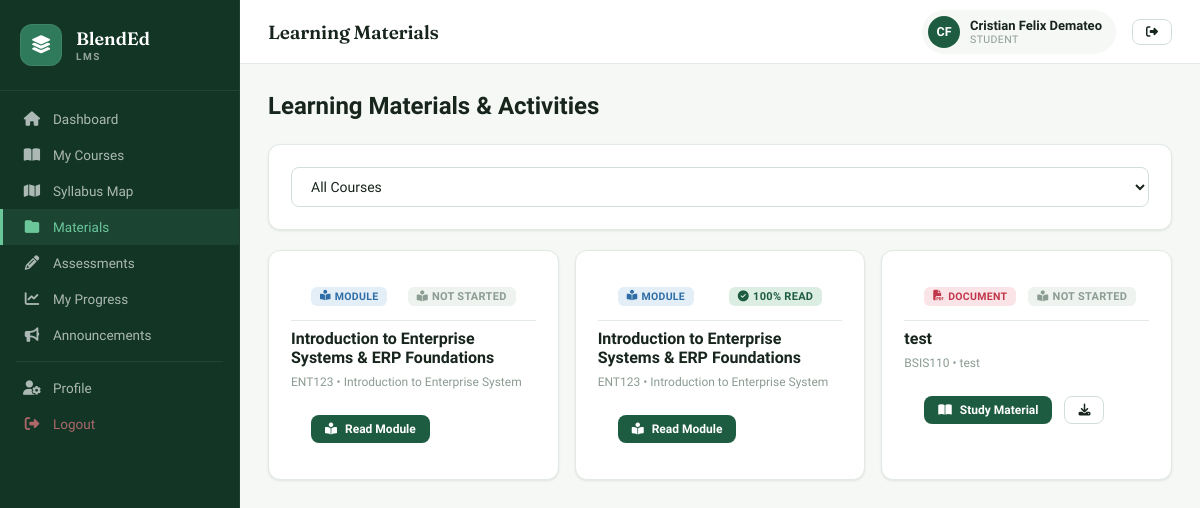
Before: /student/materials.php (signed in) with the older database file.
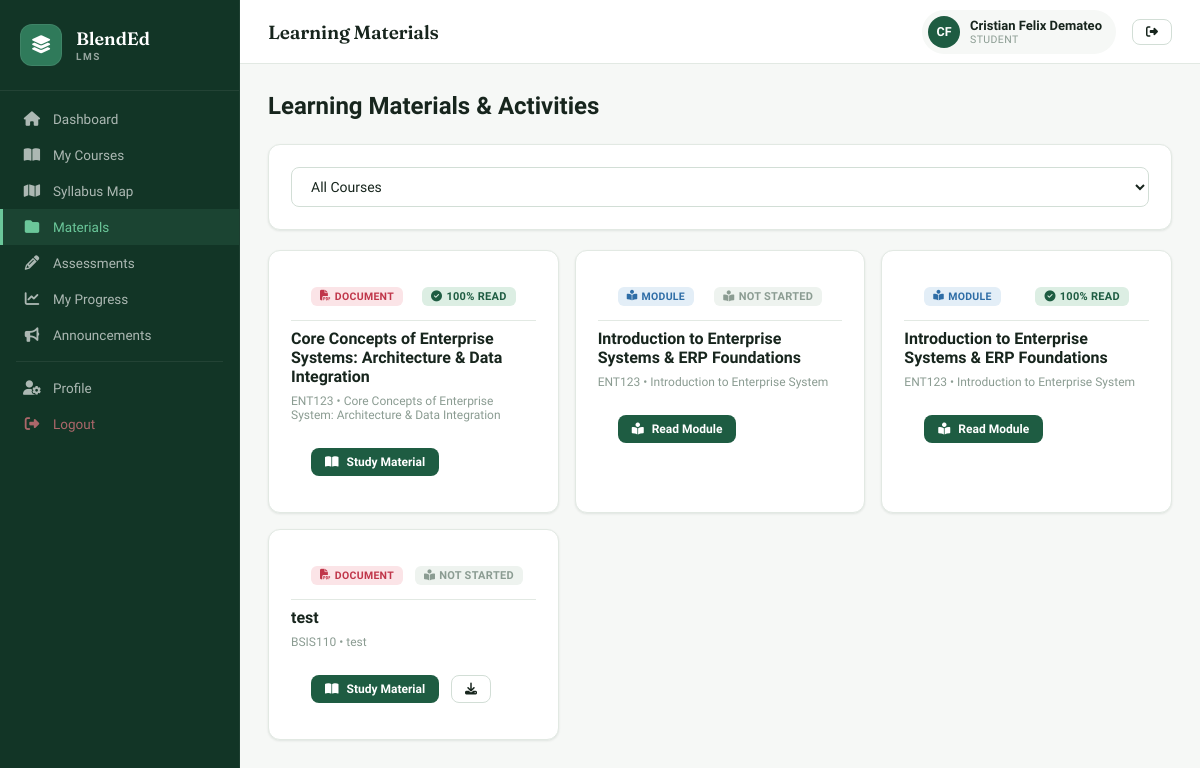
After: the same page with the newer database file.
### tables this page shows
CREATE TABLE `learning_materials` (
  `id` int NOT NULL AUTO_INCREMENT,
  `syllabus_topic_id` int DEFAULT NULL,
  `syllabus_id` int DEFAULT NULL,
  `teacher_id` int NOT NULL,
  `title` varchar(200) NOT NULL,
  `description` text,
  `type` varchar(50) NOT NULL DEFAULT 'module',
  `file_path` varchar(255) DEFAULT NULL,
  `external_url` varchar(500) DEFAULT NULL,
  `delivery_mode` enum('online','offline','both') DEFAULT 'both',
  `created_at` timestamp NOT NULL DEFAULT CURRENT_TIMESTAMP,
  `content` longtext,
  `estimated_read_time` int NOT NULL DEFAULT '5',
  `view_count` int DEFAULT '0',
  PRIMARY KEY (`id`),
  KEY `syllabus_topic_id` (`syllabus_topic_id`),
  KEY `syllabus_id` (`syllabus_id`),
  KEY `teacher_id` (`teacher_id`),
  CONSTRAINT `learning_materials_ibfk_1` FOREIGN KEY (`syllabus_topic_id`) REFERENCES `syllabus_topics` (`id`) ON DELETE SET NULL,
  CONSTRAINT `learning_materials_ibfk_2` FOREIGN KEY (`syllabus_id`) REFERENCES `syllabi` (`id`) ON DELETE CASCADE,
  CONSTRAINT `learning_materials_ibfk_3` FOREIGN KEY (`teacher_id`) REFERENCES `users` (`id`) ON DELETE CASCADE
);

CREATE TABLE `syllabus_topics` (
  `id` int NOT NULL AUTO_INCREMENT,
  `syllabus_id` int NOT NULL,
  `week_number` int NOT NULL,
  `topic_title` varchar(200) NOT NULL,
  `topic_description` text,
  `learning_outcomes` text,
  `delivery_mode` enum('face-to-face','online','blended','asynchronous','synchronous') DEFAULT 'blended',
  `online_platform` varchar(100) DEFAULT NULL,
  `resources` text,
  `assessment_type` varchar(100) DEFAULT NULL,
  `sort_order` int DEFAULT '0',
  `created_at` timestamp NOT NULL DEFAULT CURRENT_TIMESTAMP,
  `is_completed` tinyint(1) NOT NULL DEFAULT '0',
  `completion_notes` text,
  `deletion_requested` tinyint(1) NOT NULL DEFAULT '0',
  `deletion_reason` text,
  `ilo_code` varchar(50) DEFAULT NULL,
  `blooms_level` varchar(50) DEFAULT NULL,
  `activity_title` varchar(255) DEFAULT NULL,
  PRIMARY KEY (`id`),
  KEY `syllabus_id` (`syllabus_id`),
  CONSTRAINT `syllabus_topics_ibfk_1` FOREIGN KEY (`syllabus_id`) REFERENCES `syllabi` (`id`) ON DELETE CASCADE
);

### includes/config.php (called while the page is built, shortened)
<?php
function safeHtml($text) {
    $text = htmlspecialchars_decode($text, ENT_QUOTES);
    return htmlspecialchars($text, ENT_QUOTES, 'UTF-8');
}

### student/materials.php (the view, shortened to what this page needs)
<?php
require_once '../includes/config.php';
$stid = $_SESSION['user_id'];
$where = "e.student_id = ? AND e.status = 'enrolled'";
$types = 'i';
$params = [$stid];
$sql = "SELECT m.*, c.course_code, st.topic_title, a.id as assessment_id,
               a.due_date as assessment_due_date, a.is_closed as assessment_is_closed,
               sub.id as submission_id,
               (SELECT COALESCE(tp.read_percentage, 0.00) FROM topic_progress tp WHERE tp.syllabus_topic_id = m.syllabus_topic_id AND tp.student_id = $stid LIMIT 1) as read_percentage
        FROM learning_materials m
        LEFT JOIN syllabi s ON m.syllabus_id = s.id
        LEFT JOIN courses c ON s.course_id = c.id
        LEFT JOIN syllabus_topics st ON m.syllabus_topic_id = st.id
        LEFT JOIN enrollments e ON e.syllabus_id = m.syllabus_id
        LEFT JOIN assessments a ON (a.syllabus_id = m.syllabus_id AND a.title = m.title)
        LEFT JOIN submissions sub ON (sub.assessment_id = a.id AND sub.student_id = ?)
        WHERE $where
        GROUP BY m.id
        ORDER BY m.created_at DESC";
$types = 'i' . $types;
array_unshift($params, $stid);
$materialsStmt = $conn->prepare($sql);
$materialsStmt->bind_param($types, ...$params);
$materialsStmt->execute();
$materials = $materialsStmt->get_result();
$icons = ['document'=>'fa-file-pdf','video'=>'fa-video','link'=>'fa-link','presentation'=>'fa-file-powerpoint','quiz'=>'fa-question-circle','activity'=>'fa-pencil-alt','module'=>'fa-book-reader'];
$colors = ['document'=>'badge-red','video'=>'badge-blue','link'=>'badge-gray','presentation'=>'badge-orange','quiz'=>'badge-green','activity'=>'badge-purple','module'=>'badge-blue'];
?>
<?php require_once '../includes/header.php'; ?>
<div class="app-layout">
<?php require_once '../includes/sidebar.php'; ?>
<div class="main-content">
<?php require_once '../includes/topbar.php'; ?>
<div class="page-content">
<div class="page-header"><h2>Learning Materials & Activities</h2></div>
<div class="card" style="margin-bottom:20px"><div class="card-body">
<form method="GET"><select name="syl" class="form-control" onchange="this.form.submit()">
<option value="">All Courses</option>
</select></form></div></div>
<div style="display:grid;grid-template-columns:repeat(auto-fill,minmax(280px,1fr));gap:16px">
<?php while($m=$materials->fetch_assoc()): ?>
<?php
    $fileUrl = $m['file_path'] ? BASE_URL . 'uploads/materials/' . $m['file_path'] : '';
?>
<div class="card"><div class="card-body">
    <div style="display:flex;justify-content:space-between;align-items:flex-start;margin-bottom:8px">
        <span class="badge <?= $colors[$m['type']] ?? 'badge-gray' ?>"><i class="fas <?= $icons[$m['type']] ?? 'fa-file' ?>"></i> <?= ucfirst($m['type']) ?></span>
        <?php if ($m['type'] !== 'activity'): ?>
            <span class="badge <?= (float)$m['read_percentage'] >= 90 ? 'badge-green' : ((float)$m['read_percentage'] > 0 ? 'badge-blue' : 'badge-gray') ?>" style="font-size:11px">
                <i class="fas <?= (float)$m['read_percentage'] >= 90 ? 'fa-check-circle' : 'fa-book-reader' ?>"></i> <?= (float)$m['read_percentage'] > 0 ? round((float)$m['read_percentage']).'% Read' : 'Not Started' ?>
            </span>
        <?php endif; ?>
    </div>
    <h4 style="margin:8px 0"><?= safeHtml($m['title']) ?></h4>
    <p style="font-size:12px; color:var(--text3); margin-bottom: 12px;"><?= htmlspecialchars($m['course_code'] ?? '') ?><?= !empty($m['topic_title']) ? ' &bull; '.safeHtml($m['topic_title']) : '' ?></p>
    <div style="display:flex; flex-wrap: wrap; gap:6px">
        <?php if($m['type'] !== 'activity'): ?>
        <a href="<?= BASE_URL ?>student/read_material.php?id=<?= $m['id'] ?>" class="btn btn-primary btn-sm">
            <i class="fas <?= $m['type']==='video' ? 'fa-play-circle' : ($m['type']==='module' ? 'fa-book-reader' : ($m['type']==='link' ? 'fa-external-link-alt' : 'fa-book-open')) ?>"></i>
            <?= $m['type']==='video' ? 'Watch Lesson' : ($m['type']==='module' ? 'Read Module' : ($m['type']==='link' ? 'Open Resource' : 'Study Material')) ?>
        </a>
        <?php endif; ?>
        <?php if($m['file_path']): ?>
        <a href="<?= htmlspecialchars($fileUrl) ?>" download class="btn btn-secondary btn-sm" title="Download File">
            <i class="fas fa-download"></i>
        </a>
        <?php endif; ?>
    </div>
</div></div>
<?php endwhile; ?>
</div>
</div></div></div>
</body></html>

Changed rows visible on the page:
added learning_materials: type "DOCUMENT", read_percentage "100", title "Core Concepts of Enterprise Systems: Architecture & Data Integration", course_code "ENT123", syllabus_topic.topic_title "Core Concepts of Enterprise System: Architecture & Data Integration", shows "Study Material"
